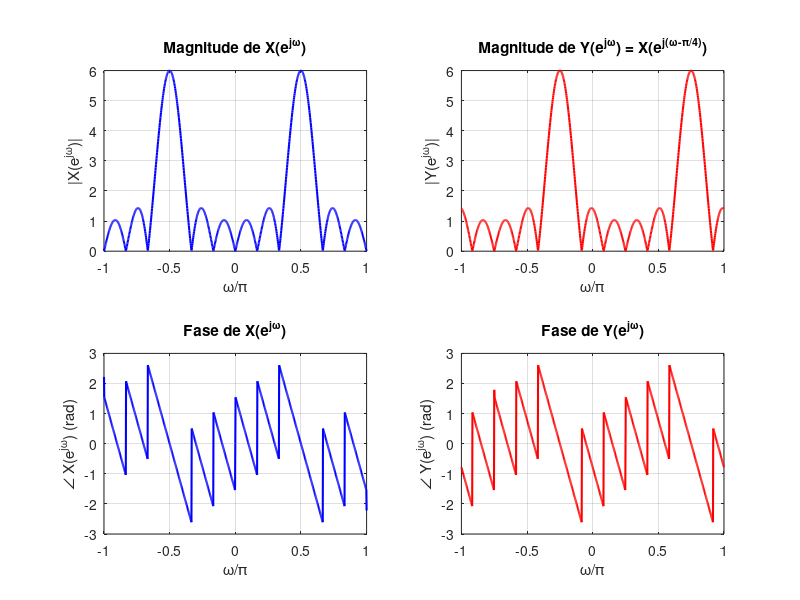

MATLAB code for this plot:
% Parte IV - Propriedade de deslocamento em frequencia da TFTD
% x[n] = cos(pi*n/2),  0 <= n <= 10
% y[n] = exp(j*pi*n/4) * x[n]
% Propriedade: Y(e^jw) = X(e^j(w - pi/4))

clear; clc; close all;

n = 0:10;
x = cos(pi*n/2);
y = exp(1j*pi*n/4) .* x;

w = linspace(-pi, pi, 1001);
Xw = zeros(1, 1001);
Yw = zeros(1, 1001);
for k = 1:1001
  Xw(k) = sum(x .* exp(-1j * w(k) * n));
  Yw(k) = sum(y .* exp(-1j * w(k) * n));
end

figure('Position', [100 100 900 600]);

subplot(2,2,1);
plot(w/pi, abs(Xw), 'b', 'LineWidth', 1.5);
xlabel('\omega/\pi'); ylabel('|X(e^{j\omega})|');
title('Magnitude de X(e^{j\omega})');
grid on;

subplot(2,2,2);
plot(w/pi, abs(Yw), 'r', 'LineWidth', 1.5);
xlabel('\omega/\pi'); ylabel('|Y(e^{j\omega})|');
title('Magnitude de Y(e^{j\omega}) = X(e^{j(\omega-\pi/4)})');
grid on;

subplot(2,2,3);
plot(w/pi, angle(Xw), 'b', 'LineWidth', 1.5);
xlabel('\omega/\pi'); ylabel('\angle X(e^{j\omega}) (rad)');
title('Fase de X(e^{j\omega})');
grid on;

subplot(2,2,4);
plot(w/pi, angle(Yw), 'r', 'LineWidth', 1.5);
xlabel('\omega/\pi'); ylabel('\angle Y(e^{j\omega}) (rad)');
title('Fase de Y(e^{j\omega})');
grid on;

saveas(gcf, '../figuras/parte4.png');
disp('Parte IV concluida. Figura salva.');
